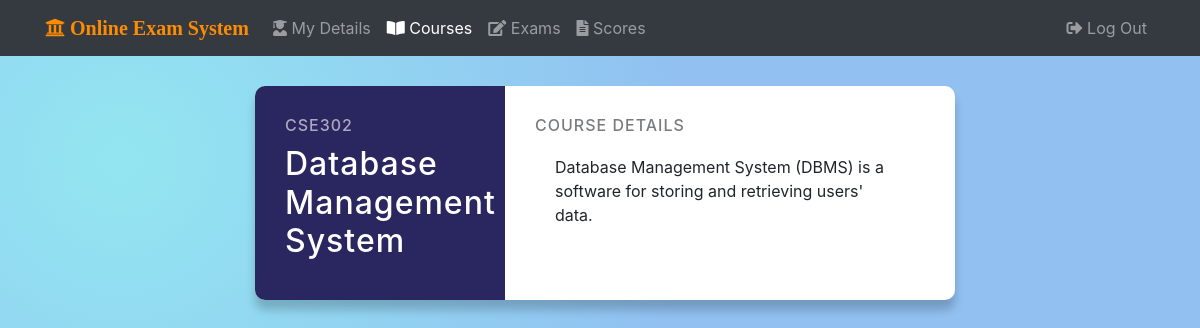
Before: /students/student001/courses/ (signed in) with the older database file.
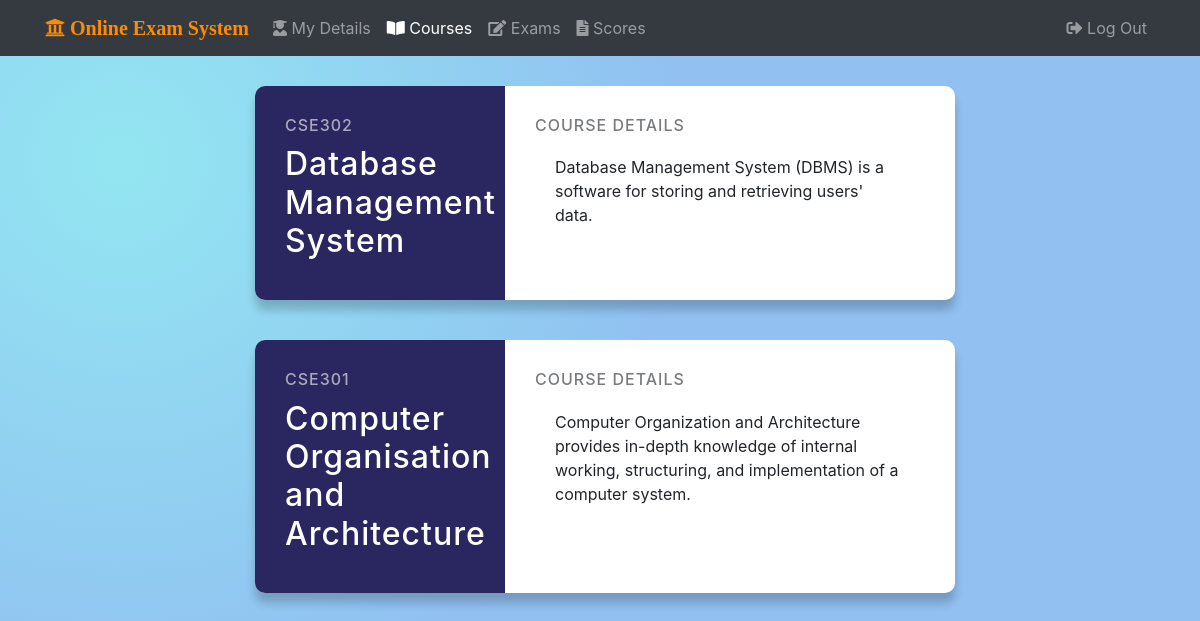
After: the same page with the newer database file.
### stud_app/models.py (models this page shows, shortened)
class Course(models.Model):
    course_code = models.CharField(max_length=6, unique=True)
    course_name = models.CharField(max_length=50)
    dept_fk = models.ForeignKey(Department, on_delete=models.PROTECT)
    course_desc = models.TextField('Course Description',max_length=300,null=True,blank=True)

### stud_app/views.py (the view)
# urls.py: path('<username>/courses/', views.courses_view, name="courses"),
@login_required()
def courses_view(request, username):
    if request.method == 'POST':
        pass
    else:
        student = get_object_or_404(Student, user__username = username)
        courses = student.course_fk.all()
        context = {
                'username': username,
                'courses': courses,
                'current_page': 'courses',
            }
        return render(request, 'stud_app/courses.html', context)

### stud_app/templates/stud_app/courses.html (shortened to what this page needs)
{% extends 'base.html' %}
{% load static %}
{% block head %}
<link rel="stylesheet" href="{% static 'stud_app/css/cards.css' %}">
{% endblock %}
{% block content %}
{% for course in courses %}
<div class="container">
    <div class="row">
        <div class="col-2"></div>
        <div class="col-8">
            <div class="courses-container">
                <div class="course">
                    <div class="course-preview">
                        <h6>{{ course.course_code }}</h6>
                        <h2>{{ course.course_name }}</h2>
                    </div>
                    <div class="course-info">
                        <h6>Course Details</h6>
                        <p class="course-desc">{{ course.course_desc }}</p>
                    </div>
                </div>
            </div>
        </div>
    </div>
</div>
{% endfor %}
{% endblock %}

Changed rows visible on the page:
now on this page (row edited): Course: course_code "CSE301", course_name "Computer Organisation and Architecture", course_desc "Computer Organization and Architecture provides in-depth knowledge of internal working, structuring, and implementation of a computer system."
